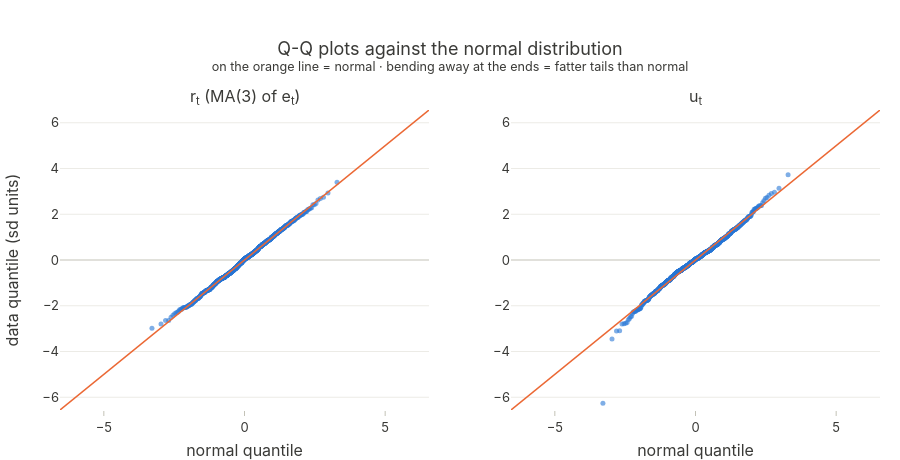

Notebook code for this chart:
### Code cell
from plotly.subplots import make_subplots

def qq_plot(series_dict):
    """Q-Q plots against the normal: sorted standardized data vs. normal quantiles, one panel per series."""
    fig = make_subplots(rows=1, cols=len(series_dict), subplot_titles=list(series_dict),
                        horizontal_spacing=0.1)
    # one common scale for all panels, so the series are directly comparable
    lim = max(np.abs((x - x.mean()) / x.std()).max() for x in series_dict.values()) + 0.3
    for i, (name, x) in enumerate(series_dict.items(), start=1):
        z = np.sort((x - x.mean()) / x.std())                         # standardized, sorted
        p = (np.arange(1, len(z) + 1) - 0.5) / len(z)                  # plotting positions
        q = stats.norm.ppf(p)                                          # normal quantiles
        fig.add_scatter(x=q, y=z, mode="markers", marker=dict(color=BLUE, size=5, opacity=0.6),
                        hovertemplate="normal quantile %{x:.2f}<br>data (in sd) %{y:.2f}<extra></extra>",
                        showlegend=False, row=1, col=i)
        fig.add_scatter(x=[-lim, lim], y=[-lim, lim], mode="lines", line=dict(color=ORANGE, width=1.5),
                        hoverinfo="skip", showlegend=False, row=1, col=i)
        fig.update_xaxes(title_text="normal quantile", range=[-lim, lim], zeroline=False, row=1, col=i)
        fig.update_yaxes(title_text="data quantile (sd units)" if i == 1 else None, range=[-lim, lim], row=1, col=i)
    fig.update_layout(title="Q-Q plots against the normal distribution<br>"
                            "<sup>on the orange line = normal · bending away at the ends = fatter tails than normal</sup>",
                      height=460, margin=dict(t=110))
    fig.show()

qq_plot({"r<sub>t</sub> (MA(3) of e<sub>t</sub>)": r, "u<sub>t</sub>": u})

### Figure 1 — Plotly figure (JSON) as saved in the notebook; plotly's stock layout.template omitted (floating-point values rounded to 4 significant figures; data arrays with more than 128 entries replaced by an {"elided": "..."} marker saying what was removed)
{"data": [{"hovertemplate": "normal quantile %{x:.2f}<br>data (in sd) %{y:.2f}<extra></extra>", "marker": {"color": "#2a78d6", "opacity": 0.6, "size": 5}, "mode": "markers", "showlegend": false, "type": "scatter", "x": {"elided": "997 float values"}, "xaxis": "x", "y": {"elided": "997 float values"}, "yaxis": "y"}, {"hoverinfo": "skip", "line": {"color": "#eb6834", "width": 1.5}, "mode": "lines", "showlegend": false, "type": "scatter", "x": [-6.558, 6.558], "xaxis": "x", "y": [-6.558, 6.558], "yaxis": "y"}, {"hovertemplate": "normal quantile %{x:.2f}<br>data (in sd) %{y:.2f}<extra></extra>", "marker": {"color": "#2a78d6", "opacity": 0.6, "size": 5}, "mode": "markers", "showlegend": false, "type": "scatter", "x": {"elided": "1000 float values"}, "xaxis": "x2", "y": {"elided": "1000 float values"}, "yaxis": "y2"}, {"hoverinfo": "skip", "line": {"color": "#eb6834", "width": 1.5}, "mode": "lines", "showlegend": false, "type": "scatter", "x": [-6.558, 6.558], "xaxis": "x2", "y": [-6.558, 6.558], "yaxis": "y2"}], "layout": {"annotations": [{"font": {"size": 16}, "showarrow": false, "text": "r<sub>t</sub> (MA(3) of e<sub>t</sub>)", "x": 0.225, "xanchor": "center", "xref": "paper", "y": 1, "yanchor": "bottom", "yref": "paper"}, {"font": {"size": 16}, "showarrow": false, "text": "u<sub>t</sub>", "x": 0.775, "xanchor": "center", "xref": "paper", "y": 1, "yanchor": "bottom", "yref": "paper"}], "height": 460, "margin": {"t": 110}, "title": {"text": "Q-Q plots against the normal distribution<br><sup>on the orange line = normal · bending away at the ends = fatter tails than normal</sup>"}, "xaxis": {"anchor": "y", "domain": [0, 0.45], "range": [-6.558, 6.558], "title": {"text": "normal quantile"}, "zeroline": false}, "xaxis2": {"anchor": "y2", "domain": [0.55, 1], "range": [-6.558, 6.558], "title": {"text": "normal quantile"}, "zeroline": false}, "yaxis": {"anchor": "x", "domain": [0, 1], "range": [-6.558, 6.558], "title": {"text": "data quantile (sd units)"}}, "yaxis2": {"anchor": "x2", "domain": [0, 1], "range": [-6.558, 6.558]}}}
